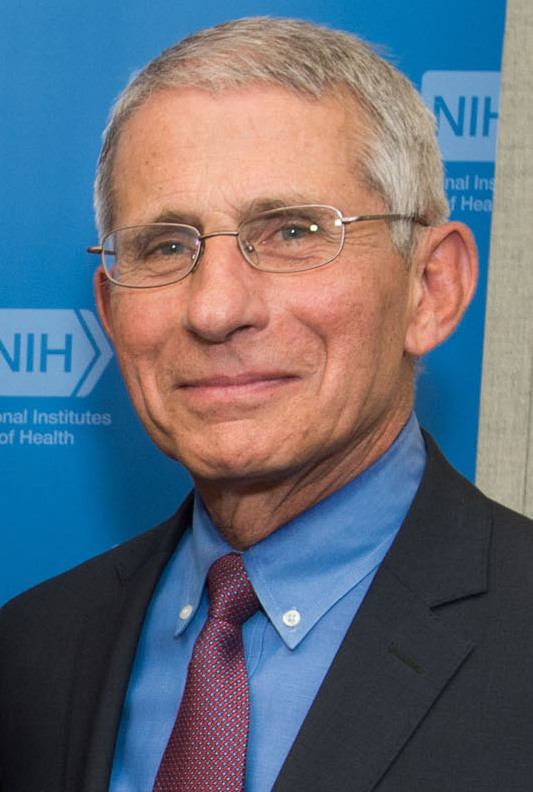
#> input picture python/AI/known/Anthony Fauci.jpg, 533 x 792 px, given in place of the camera
$ python main6.py
#> lines starting #> are read from the running program, lines starting #| are printed output that depends on the picture; after the words box and inside, x2 and y2 are one past the last pixel; in counts of white or black regions, pixels touching at a corner belong together
import cv2
import numpy as np

cam = cv2.VideoCapture(0, cv2.CAP_DSHOW)
cam.set(cv2.CAP_PROP_FRAME_WIDTH, 640)
cam.set(cv2.CAP_PROP_FRAME_HEIGHT, 360)
cam.set(cv2.CAP_PROP_FPS, 30)


def onTrack1(val):
    global hueLow
    hueLow = val


def onTrack2(val):
    global hueHigh
    hueHigh = val


def onTrack3(val):
    global satLow
    satLow = val


def onTrack4(val):
    global satHigh
    satHigh = val


def onTrack5(val):
    global valLow
    valLow = val


def onTrack6(val):
    global valHigh
    valHigh = val


hueLow = 10
hueHigh = 20
satLow = 10
satHigh = 250
valLow = 10
valHigh = 250
height = 360
width = 640

cv2.namedWindow("my Tracker")
cv2.createTrackbar("Hue Low", "my Tracker", 10, 179, onTrack1)
cv2.createTrackbar("Hue High", "my Tracker", 20, 179, onTrack2)
cv2.createTrackbar("Sat Low", "my Tracker", 10, 255, onTrack3)
cv2.createTrackbar("Sat High", "my Tracker", 250, 255, onTrack4)
cv2.createTrackbar("Val Low", "my Tracker", 10, 255, onTrack5)
cv2.createTrackbar("Val High", "my Tracker", 250, 255, onTrack6)
cv2.moveWindow("my Tracker", width, 0)

while True:
    ignore, frame = cam.read()
#> frame is the input picture: shape (792, 533, 3); mean B, G, R 120.7, 107.3, 99.5
    frameHSV = cv2.cvtColor(frame, cv2.COLOR_BGR2HSV)
#> frameHSV: shape (792, 533, 3); mean H, S, V 71.7, 118.8, 147.5
    lowerBound = np.array([hueLow, satLow, valLow])
    upperBound = np.array([hueHigh, satHigh, valHigh])
    myMask = cv2.inRange(frameHSV, lowerBound, upperBound)
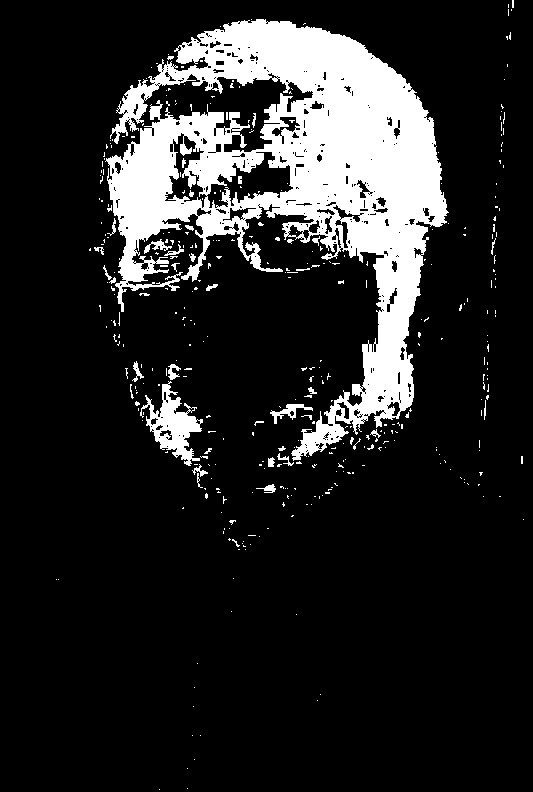
#> myMask: shape (792, 533); 15% white; 388 white regions (349 under 20 px), largest, box (x1, y1, x2, y2) and area: (105, 19, 449, 461) 58007, (140, 381, 203, 466) 2059, (270, 404, 313, 424) 270
    myMask = cv2.bitwise_not(myMask)
    final = cv2.bitwise_and(frame, frame, mask=myMask)
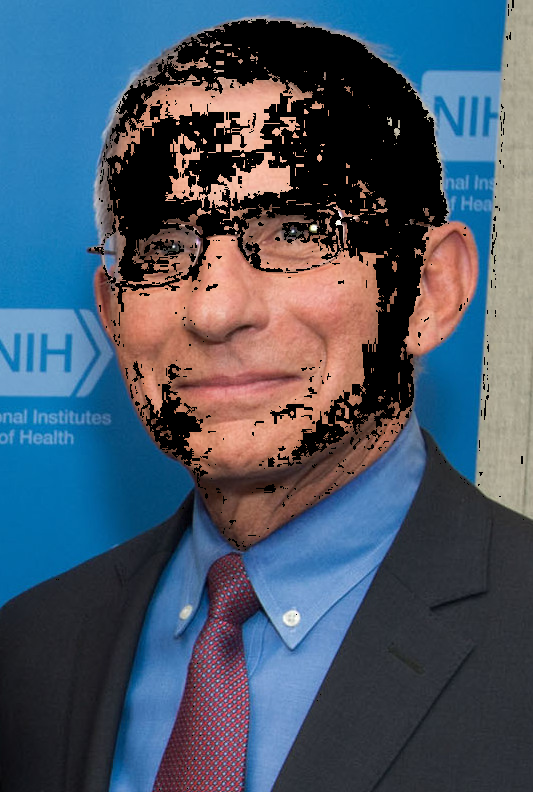
#> final: shape (792, 533, 3); mean B, G, R 103.5, 86.4, 72.3

    cv2.imshow("my webcam", frame)
    cv2.moveWindow("my webcam", 0, 0)
    cv2.imshow("my filter", final)
    cv2.moveWindow("my filter", 0, height)
    if cv2.waitKey(1) & 0xff == ord("q"):
#> (key q is pressed here)
        break
cam.release()

$ run again, on python/AI/known/Bill Barr.jpg
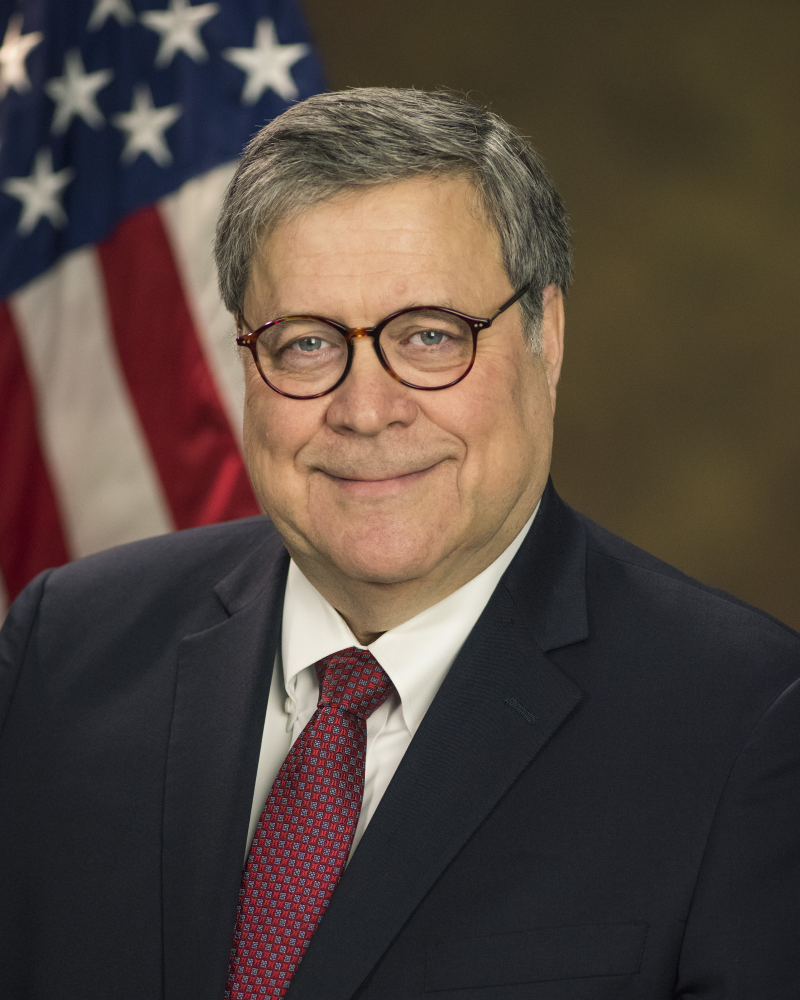
#> input picture python/AI/known/Bill Barr.jpg, 3200 x 4000 px, given in place of the camera (shown at 1/4 size)
#> frame is the input picture: shape (4000, 3200, 3); mean B, G, R 61.7, 69.2, 82.5
#> frameHSV: shape (4000, 3200, 3); mean H, S, V 71.3, 80.8, 86.3
#> `myMask = cv2.inRange(frameHSV, lowerBound, upperBound)`:
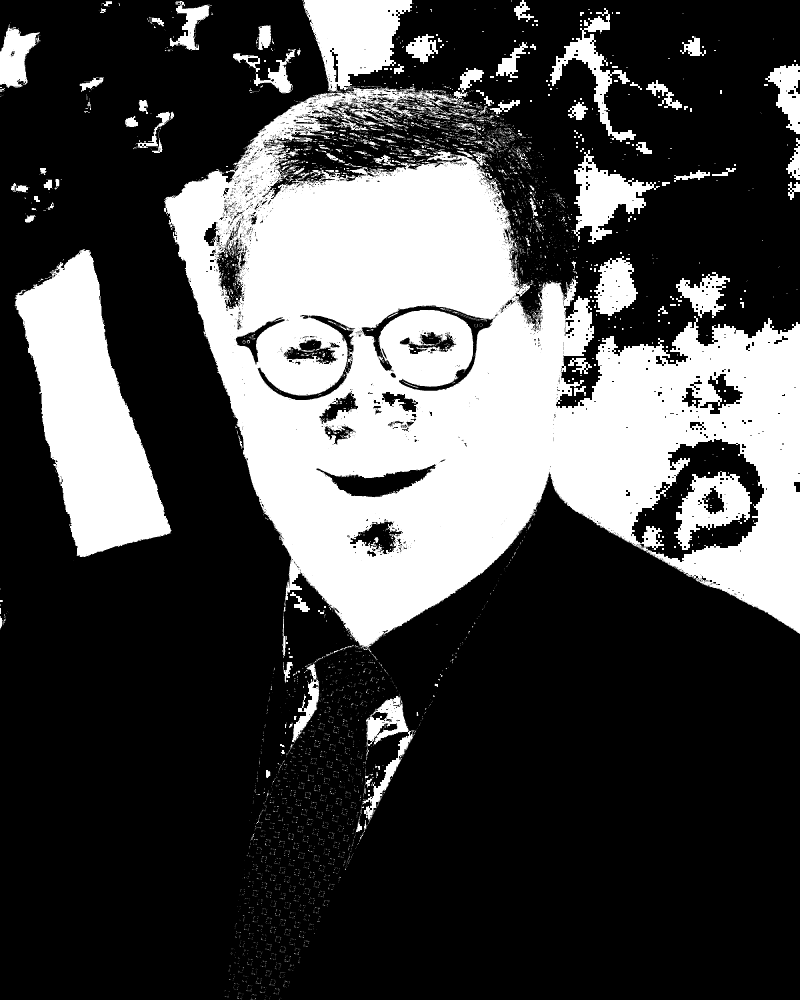
#> myMask: shape (4000, 3200) (shown at 1/4 size); 28.6% white; 6669 white regions (5886 under 20 px), largest, box (x1, y1, x2, y2) and area: (656, 0, 3200, 2594) 2823192, (56, 997, 688, 2228) 382834, (2286, 600, 2640, 976) 51836
#> `final = cv2.bitwise_and(frame, frame, mask=myMask)`:
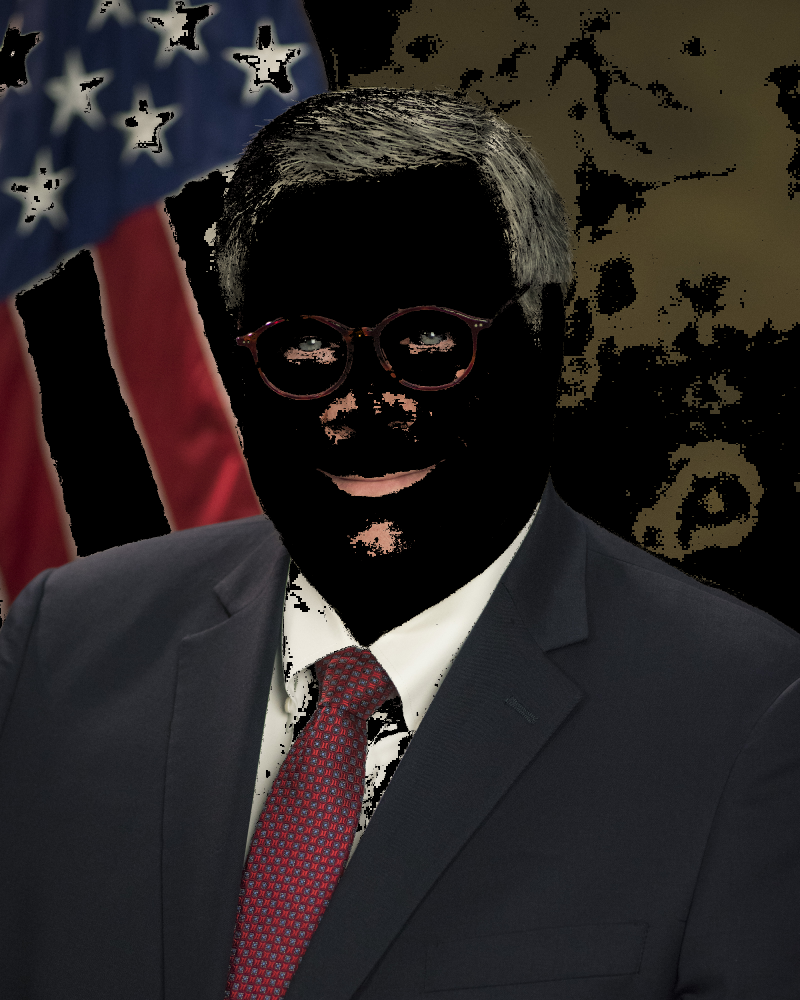
#> final: shape (4000, 3200, 3) (shown at 1/4 size); mean B, G, R 36.1, 36.4, 42.5

$ run again, on python/AI/known/Chase.jpg
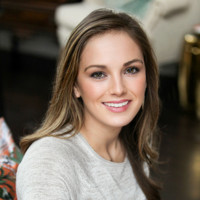
#> input picture python/AI/known/Chase.jpg, 200 x 200 px, given in place of the camera
#> frame is the input picture: shape (200, 200, 3); mean B, G, R 90.1, 102.5, 114.5
#> frameHSV: shape (200, 200, 3); mean H, S, V 25.6, 79.8, 115.2
#> `myMask = cv2.inRange(frameHSV, lowerBound, upperBound)`:
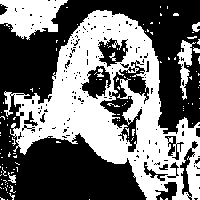
#> myMask: shape (200, 200); 44.1% white; 126 white regions (117 under 20 px), largest, box (x1, y1, x2, y2) and area: (4, 10, 200, 200) 14832, (0, 0, 68, 40) 1749, (177, 40, 196, 100) 425
#> `final = cv2.bitwise_and(frame, frame, mask=myMask)`:
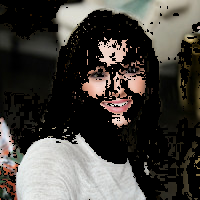
#> final: shape (200, 200, 3); mean B, G, R 62.9, 67.5, 70.7
